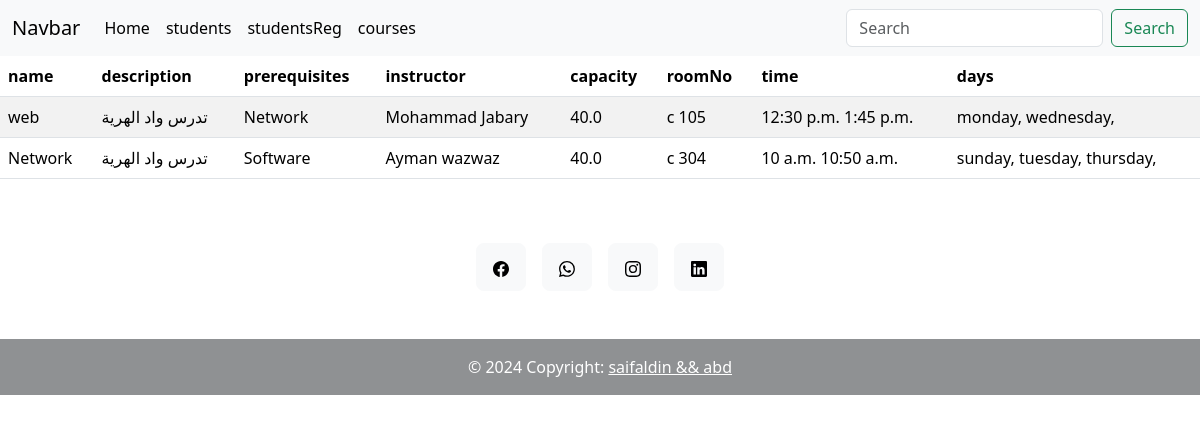
Page /courses/ on the committed database.
### register/models.py (models this page shows, shortened)
class Courses(models.Model):
    name=models.CharField( max_length=50,null=True)
    description=models.CharField( max_length=200,null=True)
    prerequisites=models.CharField( max_length=100,null=True)
    instructor=models.CharField( max_length=50,null=True)
    capacity=models.FloatField(null=True)
    scheduleId=models.ForeignKey(CourseSchedules, on_delete=models.SET_NULL,null=True)

class CourseSchedules(models.Model):
    days=models.ManyToManyField(Day)
    startTime=models.TimeField( auto_now_add=False,null=True)
    endTime=models.TimeField( auto_now_add=False,null=True)
    roomNo=models.CharField( max_length=50,null=True)

class Day(models.Model):
    name=models.CharField(max_length=90,null=True)

### register/views.py (the view)
# urls.py: path('courses/',views.courses,name='courses'),
def courses(request):
    courses=Courses.objects.all()
    context={
        'courses':courses
    }
    return render(request,"register/courses.html",context)

### register/templates/register/courses.html (shortened to what this page needs)
{% extends 'register/main.html' %}
    {% block content %}
      <table class="table table-striped">
        <thead>
          <tr>
            <th scope="col">name</th>
            <th scope="col">description</th>
            <th scope="col">prerequisites</th>
            <th scope="col">instructor</th>
            <th scope="col">capacity</th>
            <th scope="col">roomNo</th>
            <th scope="col">time</th>
            <th scope="col">days</th>
          </tr>
        </thead>
        <tbody>
          {% for index in courses %}
            <tr>
              <td>{{ index.name }}</td>
              <td>{{ index.description }}</td>
              <td>{{ index.prerequisites }}</td>
              <td>{{ index.instructor }}</td>
              <td>{{ index.capacity }}</td>
              <td>{{ index.scheduleId.roomNo }}</td>
              <td>{{ index.scheduleId.startTime }}
                {{ index.scheduleId.endTime }}</td>
              <td>
                {% for item in index.scheduleId.days.all %}
                  {{ item.name }},
                {% endfor %}
              </td>
            </tr>
          {% endfor %}
        </tbody>
      </table>
    {% endblock %}

### register/templates/register/main.html (shortened to what this page needs)
{% load static %}
<!DOCTYPE html>
<html lang="en">
  <head>
    <link href="https://cdn.jsdelivr.net/npm/bootstrap@5.3.3/dist/css/bootstrap.min.css" rel="stylesheet" />
  </head>
  <body>
    {% include 'register/navbar.html' %}
    {% block content %}{% endblock %}
    {% include 'register/footer.html' %}
  </body>
</html>

### register/templates/register/navbar.html (shortened to what this page needs)
<!DOCTYPE html>
<html lang="en">
  <head>
  </head>
  <body>
    <nav class="navbar navbar-expand-lg bg-body-tertiary">
      <div class="container-fluid">
        <a class="navbar-brand" href="#">Navbar</a>
        <div class="collapse navbar-collapse" id="navbarSupportedContent">
          <ul class="navbar-nav me-auto mb-2 mb-lg-0">
            <li class="nav-item">
              <a class="nav-link active" aria-current="page" href="{% url 'home' %}">Home</a>
            </li>
            <li class="nav-item">
              <a class="nav-link active" aria-current="page" href="{% url 'students' %}">students</a>
            </li>
            <li class="nav-item">
              <a class="nav-link active" aria-current="page" href="{% url 'studentsReg' %}">studentsReg</a>
            </li>
            <li class="nav-item">
              <a class="nav-link active" aria-current="page" href="{% url 'courses' %}">courses</a>
            </li>
          </ul>
          <form class="d-flex" role="search">
            <input class="form-control me-2" type="search" placeholder="Search" aria-label="Search" />
            <button class="btn btn-outline-success" type="submit">Search</button>
          </form>
        </div>
      </div>
    </nav>
  </body>
</html>

### register/templates/register/footer.html (shortened to what this page needs)
{% load static %}
<!DOCTYPE html>
<html lang="en">
  <head>
  </head>
  <body>
    <div class="  bg-footer">
        <footer class="text-center text-lg-start" >
          <div class="container d-flex justify-content-center py-5">
            <button type="button" class="btn btn-hover-transform btn-light bg-button-footer btn-lg btn-floating mx-2 " >
              <a href="https://www.facebook.com/saifaldin.alkomi"> <img src="{% static "image/facebook.svg" %}" /></a>
           </button>
            <button type="button" class="btn btn-hover-transform btn-light bg-button-footer btn-lg btn-floating mx-2" >
              <a href='https://wa.me/qr/X5J7RTHY7QFUI1'> <img src="{% static 'image/whatsapp.svg' %}" /></a>
           </button>
            <button type="button" class="btn btn-hover-transform btn-light bg-button-footer btn-lg btn-floating mx-2">
              <a href='https://www.instagram.com/saif.aldin_03/'> <img src="{% static 'image/instagram.svg' %}" /></a>
           </button>
            <button type="button" class="btn btn-hover-transform btn-light bg-button-footer btn-lg btn-floating mx-2">
              <a href='https://www.linkedin.com/in/saif-aldin-komi-1b9523251/'> <img src="{% static 'image/linkedin.svg' %}" /></a>
           </button>
          </div>
          <div class="text-center text-white p-3 bg-dark opacity-50">
            © 2024 Copyright:
            <a class="text-white" href="https://mail.google.com/mail/u/0/#inbox?compose=CllgCJfpsSShxckVnKHRxrKjDFmvsPrlQDvCBLgDXNmsGPZKGQrPxMJHGplGtPWWHGnmvnzcNVq"> saifaldin && abd</a>
          </div>
        </footer>
      </div>
  </body>
</html>

### rows in the picture
Courses: name "web", description "تدرس واد الهرية", prerequisites "Network", instructor "Mohammad Jabary", capacity "40.0", scheduleId.roomNo "c 105", scheduleId.startTime "12:30 p.m.", scheduleId.endTime "1:45 p.m."
Day: name "monday"
Day: name "wednesday"
Courses: name "Network", description "تدرس واد الهرية", prerequisites "Software", instructor "Ayman wazwaz", capacity "40.0", scheduleId.roomNo "c 304", scheduleId.startTime "10 a.m.", scheduleId.endTime "10:50 a.m."
Day: name "sunday"
Day: name "tuesday"
Day: name "thursday"
